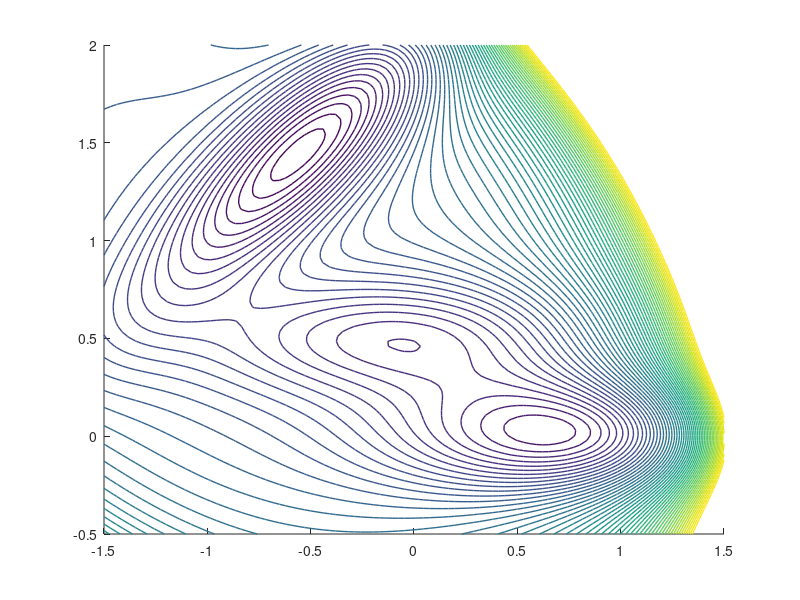

The MATLAB script that drew this image: (Note: this script raises an error after producing the figure.)
function Mueller_Euler()
%% graphics
N = 100;
XMIN = -1.5; XMAX = 1.5;
YMIN = -0.5; YMAX = 2;
t1 = linspace(XMIN,XMAX,N);
t2 = linspace(YMIN,YMAX,N);
[x, y] = meshgrid(t1, t2);
V = mueller([x(:),y(:)]);
figure;
contour(x,y,reshape(V,N,N),-200:10:400,'linewidth',1,'color','k')
hold on
grid;
%% parameters for time stepping
dt = 1e-5; % time step
Temp = 30; % temperature
sqh = sqrt(dt*2*Temp);
N = 10^6; %length of full trajectory
subsample = 10^2;
traj = zeros(floor(N/subsample),2);
x0 = [0,0];
X = x0;
j = 0;
k = 0;
while j < N
    dVmueller = grad_mueller(X);
    X = X - dt*dVmueller + sqh*randn(1,2);
    if mod(j, subsample) == 0
        traj(k+1,:) = X;
        k = k + 1;
    end
    j = j + 1;
end
% save('Muller_trajectory_beta_inv_30.mat', 'traj');
% save('metad_bias_trajectory_seed1.mat', 'static_traj');
%%
figure;
hold on;
contour(x,y,reshape(V,100,100),-200:10:400,'linewidth',1,'color','k')
grid;
scatter(traj(:,1), traj(:,2),10, 'filled');
end
%%
%%
function V = mueller(x)
a = [-1,-1,-6.5,0.7];
b = [0,0,11,0.6];
c = [-10,-10,-6.5,0.7];
D = [-200,-100,-170,15];
X = [1,0,-0.5,-1];
Y = [0,0.5,1.5,1];
[t,~]=size(x);
V=zeros(t,1);
for i = 1 : 4
    Vnew = D(i)*exp(a(i)*(x(:,1)-X(i)).^2+b(i)*(x(:,1)-X(i)).*(x(:,2)-Y(i))+...
        c(i)*(x(:,2)-Y(i)).^2);
    V=V+Vnew;
end
        
end

%%
function dV = grad_mueller(x)
a = [-1,-1,-6.5,0.7];
b = [0,0,11,0.6];
c = [-10,-10,-6.5,0.7];
D = [-200,-100,-170,15];
X = [1,0,-0.5,-1];
Y = [0,0.5,1.5,1];
[t,~]=size(x);
dV=zeros(t,2);
for i = 1 : 4
    Vnew = D(i)*exp(a(i)*(x(:,1)-X(i)).^2+b(i)*(x(:,1)-X(i)).*(x(:,2)-Y(i))+...
        c(i)*(x(:,2)-Y(i)).^2);
    dVnew(:,1)=(2*a(i)*(x(:,1)-X(i))+b(i)*(x(:,2)-Y(i))).*Vnew;
    dVnew(:,2)=(2*c(i)*(x(:,2)-Y(i))+b(i)*(x(:,1)-X(i))).*Vnew;
    dV=dV+dVnew;
end
        
end



